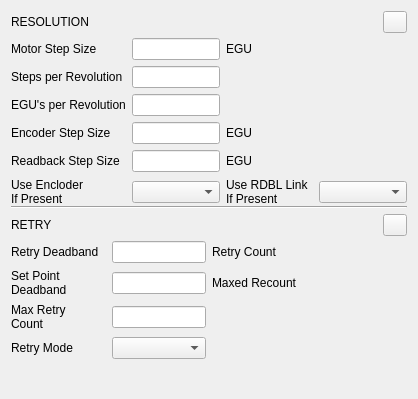
       <widget class="QWidget" name="page_9">
        <layout class="QVBoxLayout" name="verticalLayout_10">
         <property name="spacing">
          <number>0</number>
         </property>
         <property name="bottomMargin">
          <number>0</number>
         </property>
         <item>
          <layout class="QHBoxLayout" name="horizontalLayout_17">
           <item>
            <widget class="QLabel" name="label_152">
             <property name="text">
              <string>RESOLUTION</string>
             </property>
            </widget>
           </item>
           <item>
            <widget class="PyDMRelatedDisplayButton" name="PyDMRelatedDisplayButton_7">
             <property name="maximumSize">
              <size>
               <width>24</width>
               <height>24</height>
              </size>
             </property>
             <property name="toolTip">
              <string/>
             </property>
             <property name="filenames" stdset="0">
              <stringlist>
               <string>mc_expert_individual_screens/expert_motor_resolution_control.ui</string>
              </stringlist>
             </property>
             <property name="macros" stdset="0">
              <stringlist>
               <string>{&quot;P&quot;:&quot;${P}&quot;,&quot;M&quot;:&quot;${M}&quot;}</string>
              </stringlist>
             </property>
             <property name="openInNewWindow" stdset="0">
              <bool>true</bool>
             </property>
            </widget>
           </item>
          </layout>
         </item>
         <item>
          <spacer name="verticalSpacer_17">
           <property name="orientation">
            <enum>Qt::Vertical</enum>
           </property>
           <property name="sizeType">
            <enum>QSizePolicy::Fixed</enum>
           </property>
           <property name="sizeHint" stdset="0">
            <size>
             <width>20</width>
             <height>5</height>
            </size>
           </property>
          </spacer>
         </item>
         <item>
          <widget class="QWidget" name="widget_resolution_2" native="true">
           <layout class="QGridLayout" name="gridLayout_20" columnstretch="1,1,0,1,1">
            <property name="leftMargin">
             <number>0</number>
            </property>
            <property name="topMargin">
             <number>0</number>
            </property>
            <property name="rightMargin">
             <number>0</number>
            </property>
            <property name="bottomMargin">
             <number>0</number>
            </property>
            <item row="2" column="1">
             <widget class="PyDMLineEdit" name="PyDMLineEdit_80">
              <property name="minimumSize">
               <size>
                <width>0</width>
                <height>20</height>
               </size>
              </property>
              <property name="toolTip">
               <string/>
              </property>
              <property name="channel" stdset="0">
               <string>${P}${M}.SREV</string>
              </property>
             </widget>
            </item>
            <item row="1" column="0">
             <widget class="QLabel" name="label_154">
              <property name="text">
               <string>Motor Step Size</string>
              </property>
             </widget>
            </item>
            <item row="1" column="3">
             <widget class="QLabel" name="label_155">
              <property name="text">
               <string>EGU</string>
              </property>
             </widget>
            </item>
            <item row="6" column="1">
             <widget class="PyDMEnumComboBox" name="PyDMEnumComboBox_5">
              <property name="minimumSize">
               <size>
                <width>0</width>
                <height>20</height>
               </size>
              </property>
              <property name="toolTip">
               <string/>
              </property>
              <property name="channel" stdset="0">
               <string>${P}${M}.UEIP</string>
              </property>
             </widget>
            </item>
            <item row="5" column="0">
             <widget class="QLabel" name="label_156">
              <property name="text">
               <string>Readback Step Size</string>
              </property>
             </widget>
            </item>
            <item row="4" column="3">
             <widget class="QLabel" name="label_157">
              <property name="text">
               <string>EGU</string>
              </property>
             </widget>
            </item>
            <item row="6" column="3">
             <widget class="QLabel" name="label_158">
              <property name="text">
               <string>Use RDBL Link
If Present</string>
              </property>
             </widget>
            </item>
            <item row="2" column="0">
             <widget class="QLabel" name="label_159">
              <property name="text">
               <string>Steps per Revolution</string>
              </property>
             </widget>
            </item>
            <item row="3" column="1">
             <widget class="PyDMLineEdit" name="PyDMLineEdit_81">
              <property name="minimumSize">
               <size>
                <width>0</width>
                <height>20</height>
               </size>
              </property>
              <property name="toolTip">
               <string/>
              </property>
              <property name="channel" stdset="0">
               <string>${P}${M}.UREV</string>
              </property>
             </widget>
            </item>
            <item row="4" column="0">
             <widget class="QLabel" name="label_160">
              <property name="text">
               <string>Encoder Step Size</string>
              </property>
             </widget>
            </item>
            <item row="6" column="4">
             <widget class="PyDMEnumComboBox" name="PyDMEnumComboBox_9">
              <property name="minimumSize">
               <size>
                <width>0</width>
                <height>20</height>
               </size>
              </property>
              <property name="toolTip">
               <string/>
              </property>
              <property name="channel" stdset="0">
               <string>${P}${M}.URIP</string>
              </property>
             </widget>
            </item>
            <item row="1" column="1">
             <widget class="PyDMLineEdit" name="PyDMLineEdit_82">
              <property name="minimumSize">
               <size>
                <width>0</width>
                <height>20</height>
               </size>
              </property>
              <property name="toolTip">
               <string/>
              </property>
              <property name="channel" stdset="0">
               <string>${P}${M}.MRES</string>
              </property>
             </widget>
            </item>
            <item row="5" column="1">
             <widget class="PyDMLineEdit" name="PyDMLineEdit_83">
              <property name="minimumSize">
               <size>
                <width>0</width>
                <height>20</height>
               </size>
              </property>
              <property name="toolTip">
               <string/>
              </property>
              <property name="channel" stdset="0">
               <string>${P}${M}.RRES</string>
              </property>
             </widget>
            </item>
            <item row="6" column="0">
             <widget class="QLabel" name="label_161">
              <property name="text">
               <string>Use Encloder
If Present</string>
              </property>
             </widget>
            </item>
            <item row="3" column="0">
             <widget class="QLabel" name="label_162">
              <property name="text">
               <string>EGU's per Revolution</string>
              </property>
             </widget>
            </item>
            <item row="4" column="1">
             <widget class="PyDMLineEdit" name="PyDMLineEdit_84">
              <property name="minimumSize">
               <size>
                <width>0</width>
                <height>20</height>
               </size>
              </property>
              <property name="toolTip">
               <string/>
              </property>
              <property name="channel" stdset="0">
               <string>${P}${M}.ERES</string>
              </property>
             </widget>
            </item>
            <item row="5" column="3">
             <widget class="QLabel" name="label_163">
              <property name="text">
               <string>EGU</string>
              </property>
             </widget>
            </item>
           </layout>
          </widget>
         </item>
         <item>
          <widget class="Line" name="line_11">
           <property name="orientation">
            <enum>Qt::Horizontal</enum>
           </property>
          </widget>
         </item>
         <item>
          <spacer name="verticalSpacer_19">
           <property name="orientation">
            <enum>Qt::Vertical</enum>
           </property>
           <property name="sizeType">
            <enum>QSizePolicy::Fixed</enum>
           </property>
           <property name="sizeHint" stdset="0">
            <size>
             <width>20</width>
             <height>5</height>
            </size>
           </property>
          </spacer>
         </item>
         <item>
          <layout class="QHBoxLayout" name="horizontalLayout_18">
           <item>
            <widget class="QLabel" name="label_165">
             <property name="text">
              <string>RETRY</string>
             </property>
            </widget>
           </item>
           <item>
            <widget class="PyDMRelatedDisplayButton" name="PyDMRelatedDisplayButton_5">
             <property name="maximumSize">
              <size>
               <width>24</width>
               <height>24</height>
              </size>
             </property>
             <property name="toolTip">
              <string/>
             </property>
             <property name="filenames" stdset="0">
              <stringlist>
               <string>mc_expert_individual_screens/expert_motor_retry_control.ui</string>
              </stringlist>
             </property>
             <property name="macros" stdset="0">
              <stringlist>
               <string>{&quot;P&quot;:&quot;${P}&quot;,&quot;M&quot;:&quot;${M}&quot;}</string>
              </stringlist>
             </property>
             <property name="openInNewWindow" stdset="0">
              <bool>true</bool>
             </property>
            </widget>
           </item>
          </layout>
         </item>
         <item>
          <spacer name="verticalSpacer_18">
           <property name="orientation">
            <enum>Qt::Vertical</enum>
           </property>
           <property name="sizeType">
            <enum>QSizePolicy::Fixed</enum>
           </property>
           <property name="sizeHint" stdset="0">
            <size>
             <width>20</width>
             <height>5</height>
            </size>
           </property>
          </spacer>
         </item>
         <item>
          <widget class="QWidget" name="widget_retry_2" native="true">
           <layout class="QGridLayout" name="gridLayout_21" columnstretch="1,1,1,1">
            <property name="leftMargin">
             <number>0</number>
            </property>
            <property name="topMargin">
             <number>0</number>
            </property>
            <property name="rightMargin">
             <number>0</number>
            </property>
            <property name="bottomMargin">
             <number>0</number>
            </property>
            <item row="4" column="0">
             <widget class="QLabel" name="label_166">
              <property name="text">
               <string>Retry Mode</string>
              </property>
             </widget>
            </item>
            <item row="3" column="0">
             <widget class="QLabel" name="label_167">
              <property name="text">
               <string>Max Retry
Count</string>
              </property>
             </widget>
            </item>
            <item row="4" column="1">
             <widget class="PyDMEnumComboBox" name="PyDMEnumComboBox_20">
              <property name="sizePolicy">
               <sizepolicy hsizetype="Expanding" vsizetype="Fixed">
                <horstretch>0</horstretch>
                <verstretch>0</verstretch>
               </sizepolicy>
              </property>
              <property name="minimumSize">
               <size>
                <width>0</width>
                <height>20</height>
               </size>
              </property>
              <property name="toolTip">
               <string/>
              </property>
              <property name="channel" stdset="0">
               <string>${P}${M}.RMOD</string>
              </property>
             </widget>
            </item>
            <item row="1" column="0">
             <widget class="QLabel" name="label_168">
              <property name="text">
               <string>Retry Deadband</string>
              </property>
             </widget>
            </item>
            <item row="1" column="3">
             <widget class="PyDMLabel" name="PyDMLabel_13">
              <property name="sizePolicy">
               <sizepolicy hsizetype="Expanding" vsizetype="Preferred">
                <horstretch>0</horstretch>
                <verstretch>0</verstretch>
               </sizepolicy>
              </property>
              <property name="minimumSize">
               <size>
                <width>0</width>
                <height>20</height>
               </size>
              </property>
              <property name="toolTip">
               <string/>
              </property>
              <property name="channel" stdset="0">
               <string>${P}${M}.RCNT</string>
              </property>
             </widget>
            </item>
            <item row="3" column="1">
             <widget class="PyDMLineEdit" name="PyDMLineEdit_85">
              <property name="sizePolicy">
               <sizepolicy hsizetype="Expanding" vsizetype="Fixed">
                <horstretch>0</horstretch>
                <verstretch>0</verstretch>
               </sizepolicy>
              </property>
              <property name="minimumSize">
               <size>
                <width>0</width>
                <height>20</height>
               </size>
              </property>
              <property name="toolTip">
               <string/>
              </property>
              <property name="channel" stdset="0">
               <string>${P}${M}.RTRY</string>
              </property>
             </widget>
            </item>
            <item row="2" column="1">
             <widget class="PyDMLineEdit" name="PyDMLineEdit_86">
              <property name="sizePolicy">
               <sizepolicy hsizetype="Expanding" vsizetype="Fixed">
                <horstretch>0</horstretch>
                <verstretch>0</verstretch>
               </sizepolicy>
              </property>
              <property name="minimumSize">
               <size>
                <width>0</width>
                <height>20</height>
               </size>
              </property>
              <property name="toolTip">
               <string/>
              </property>
              <property name="channel" stdset="0">
               <string>${P}${M}.SPDB</string>
              </property>
             </widget>
            </item>
            <item row="2" column="0">
             <widget class="QLabel" name="label_169">
              <property name="text">
               <string>Set Point
Deadband</string>
              </property>
             </widget>
            </item>
            <item row="1" column="2">
             <widget class="QLabel" name="label_170">
              <property name="text">
               <string>Retry Count</string>
              </property>
             </widget>
            </item>
            <item row="1" column="1">
             <widget class="PyDMLineEdit" name="PyDMLineEdit_87">
              <property name="sizePolicy">
               <sizepolicy hsizetype="Expanding" vsizetype="Fixed">
                <horstretch>0</horstretch>
                <verstretch>0</verstretch>
               </sizepolicy>
              </property>
              <property name="minimumSize">
               <size>
                <width>0</width>
                <height>20</height>
               </size>
              </property>
              <property name="toolTip">
               <string/>
              </property>
              <property name="channel" stdset="0">
               <string>${P}${M}.RDBD</string>
              </property>
             </widget>
            </item>
            <item row="2" column="2">
             <widget class="QLabel" name="label_171">
              <property name="text">
               <string>Maxed Recount</string>
              </property>
             </widget>
            </item>
            <item row="2" column="3">
             <layout class="QHBoxLayout" name="horizontalLayout_4">
              <item>
               <widget class="PyDMByteIndicator" name="PyDMByteIndicator_6">
                <property name="minimumSize">
                 <size>
                  <width>15</width>
                  <height>15</height>
                 </size>
                </property>
                <property name="maximumSize">
                 <size>
                  <width>15</width>
                  <height>15</height>
                 </size>
                </property>
                <property name="toolTip">
                 <string/>
                </property>
                <property name="channel" stdset="0">
                 <string>${P}${M}.MISS</string>
                </property>
                <property name="onColor" stdset="0">
                 <color>
                  <red>255</red>
                  <green>0</green>
                  <blue>0</blue>
                 </color>
                </property>
                <property name="offColor" stdset="0">
                 <color alpha="50">
                  <red>255</red>
                  <green>0</green>
                  <blue>0</blue>
                 </color>
                </property>
                <property name="showLabels" stdset="0">
                 <bool>false</bool>
                </property>
               </widget>
              </item>
             </layout>
            </item>
           </layout>
          </widget>
         </item>
         <item>
          <spacer name="verticalSpacer_11">
           <property name="orientation">
            <enum>Qt::Vertical</enum>
           </property>
           <property name="sizeHint" stdset="0">
            <size>
             <width>20</width>
             <height>40</height>
            </size>
           </property>
          </spacer>
         </item>
        </layout>
       </widget>
